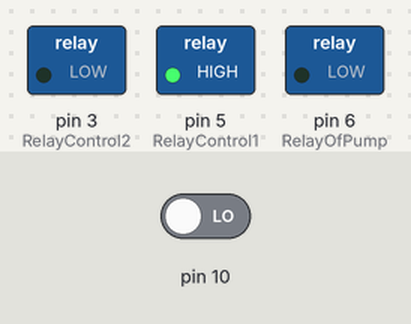
The sketch below on a simulated Arduino Uno, built with avr-gcc and run on an emulated ATmega328P. On the bench: switched loads named in the sketch (green lamp = pin HIGH). The inputs (shaded band) are chosen by the test bench; at power-on: pin 10 LOW. What the sketch prints to the serial monitor is not drawn.

Above: at 1.2 s.
1.3 s: pin 10 driven HIGH
At 2.5 s:
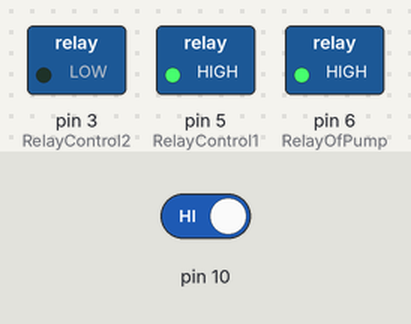
2.8 s: pin 10 driven LOW
At 3.7 s:
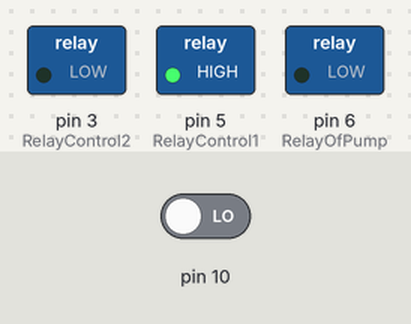
Timing chart, 0 to 5.8 s (numbered marks = the images above; inputs shaded):
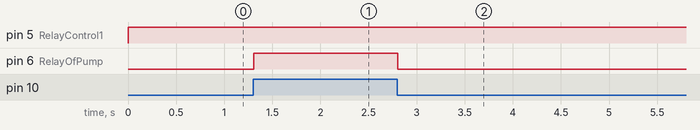

Measured:
- after the input at 1.3 s, pin 6 (RelayOfPump): LOW → HIGH at once
- after the input at 2.8 s, pin 6 (RelayOfPump): HIGH → LOW at once

The sketch:

Arduino_Control.ino
```cpp
int RelayControl1 = 5;
int RelayControl2 = 3;
int RelayOfPump = 6;

int Sensor = 0;
uint32_t period = 5 * 60000L;
uint32_t period2 = 5 * 60000L;

void setup() {
  Serial.begin(9600);
  pinMode(RelayControl1, OUTPUT);
  pinMode(RelayControl2, OUTPUT);
  pinMode(RelayOfPump, OUTPUT);
  pinMode(10,INPUT);

}

void Liquid_Level(){

  for(uint32_t tStart = millis(); (millis()-tStart)<period;){
    Sensor = digitalRead(10);
    Serial.println(Sensor, DEC);
    digitalWrite(RelayControl1,HIGH);
    digitalWrite(RelayControl2,LOW);

    if(Sensor==1){
       digitalWrite(RelayOfPump,HIGH);
               }
    if(Sensor==0){
       digitalWrite(RelayOfPump,LOW);
    }
     }


}

void loop() {
  Liquid_Level();
  delay(10);
  for(uint32_t tStart2 = millis(); (millis()-tStart2)<period2;){
     digitalWrite(RelayOfPump,HIGH);
     delay(1);
     digitalWrite(RelayOfPump,LOW);
     digitalWrite(RelayControl1,LOW);
     digitalWrite(RelayControl2,HIGH);
    }
  delay(10);


}
```
